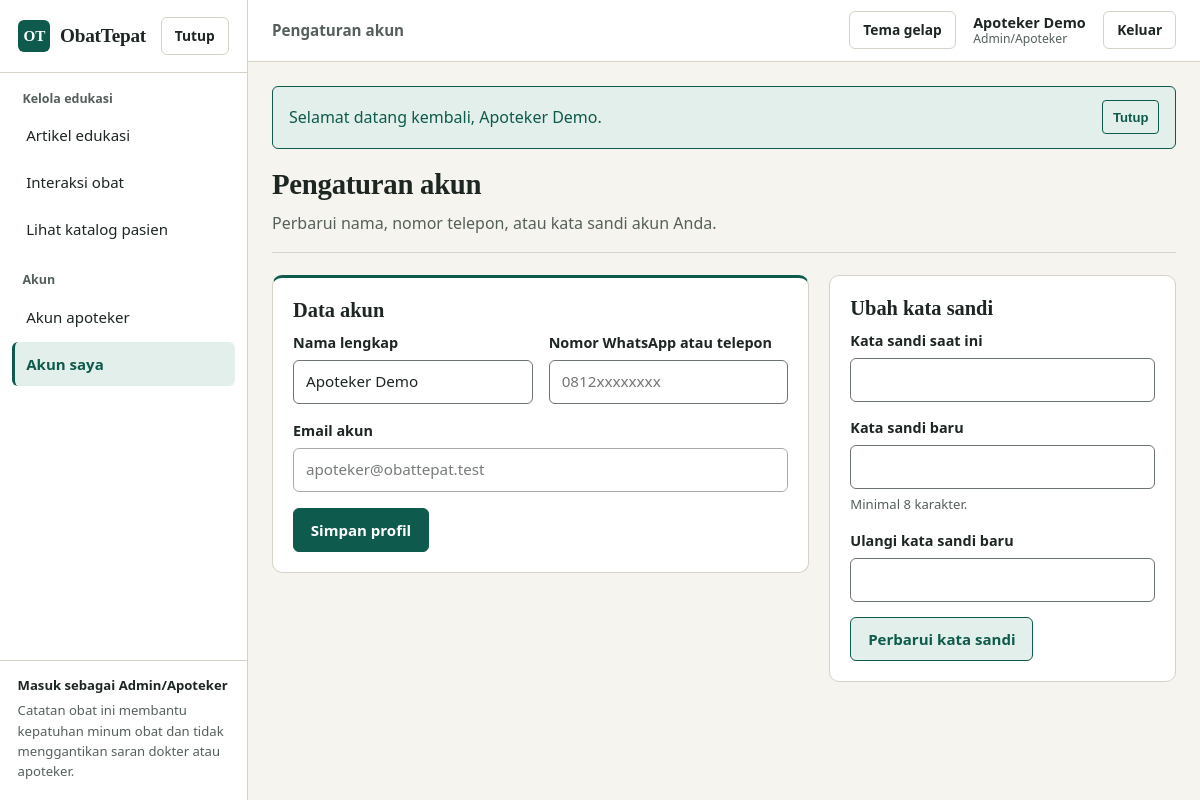
The page /auth/profile.php (signed in) on the database its author committed.
### tables this page shows
CREATE TABLE users (
    id BIGINT UNSIGNED AUTO_INCREMENT PRIMARY KEY,
    full_name VARCHAR(120) NOT NULL,
    email VARCHAR(150) NOT NULL,
    password_hash VARCHAR(255) NOT NULL,
    phone VARCHAR(25) NULL,
    role ENUM('patient', 'caregiver', 'admin') NOT NULL DEFAULT 'patient',
    is_active TINYINT(1) NOT NULL DEFAULT 1,
    created_at TIMESTAMP NOT NULL DEFAULT CURRENT_TIMESTAMP,
    updated_at TIMESTAMP NOT NULL DEFAULT CURRENT_TIMESTAMP ON UPDATE CURRENT_TIMESTAMP,
    UNIQUE KEY uq_users_email (email),
    KEY idx_users_role (role)
);

### core/view.php (called while the page is built, shortened)
<?php
function view_start(string $title, ?string $activeNav = null, array $options = []): void
{
    $pageTitle = $title;
    $user = current_user();
    $isGuest = ($options['guest'] ?? false) || $user === null;
    $navGroups = $isGuest ? [] : navigation_for($user['role']);
    require ROOT_PATH . '/templates/layouts/header.php';
}
function view_end(array $scripts = []): void
{
    require ROOT_PATH . '/templates/layouts/footer.php';
}
function navigation_for(string $role): array
{
    return match ($role) {
        'caregiver' => [
            'Pendampingan' => [
                'monitor' => ['caregivers/monitor.php', 'Pantau pasien'],
                'link' => ['caregivers/link.php', 'Tautkan pasien'],
            ],
            'Referensi' => [
                'education' => ['education/index.php', 'Edukasi obat'],
                'profile' => ['auth/profile.php', 'Akun saya'],
            ],
        ],
        'admin' => [
            'Kelola edukasi' => [
                'admin-articles' => ['education/admin/articles.php', 'Artikel edukasi'],
                'admin-interactions' => ['education/admin/interactions.php', 'Interaksi obat'],
                'education' => ['education/index.php', 'Lihat katalog pasien'],
            ],
            'Akun' => [
                'staff' => ['auth/staff.php', 'Akun apoteker'],
                'profile' => ['auth/profile.php', 'Akun saya'],
            ],
        ],
        default => [
            'Hari ini' => [
                'dashboard' => ['reports/dashboard.php', 'Beranda'],
                'schedules' => ['schedules/index.php', 'Jadwal minum'],
                'history' => ['schedules/history.php', 'Riwayat minum'],
            ],
            'Obat' => [
                'medications' => ['medications/index.php', 'Obat saya'],
                'prescriptions' => ['medications/prescriptions.php', 'Resep dokter'],
                'refills' => ['refills/index.php', 'Stok & tebus ulang'],
            ],
            'Catatan' => [
                'symptoms' => ['symptoms/index.php', 'Jurnal efek samping'],
                'report' => ['reports/medical_report.php', 'Laporan kontrol'],
            ],
            'Lainnya' => [
                'caregivers' => ['caregivers/index.php', 'Pendamping saya'],
                'education' => ['education/index.php', 'Edukasi obat'],
                'profile' => ['auth/profile.php', 'Profil kesehatan'],
            ],
        ],
    };
}
function field_attrs(array $errors, string $field): string
{
    return isset($errors[$field]) ? ' aria-invalid="true" aria-describedby="' . e($field) . '-error"' : '';
}

### config/database.php (called while the page is built)
<?php
return [
    'host' => getenv('DB_HOST') ?: '127.0.0.1',
    'port' => (int) (getenv('DB_PORT') ?: 3306),
    'name' => getenv('DB_NAME') ?: 'obattepat_db',
    'user' => getenv('DB_USER') ?: 'root',
    'pass' => getenv('DB_PASS') ?: '',
    'charset' => 'utf8mb4',
];

### core/database.php (called while the page is built, shortened)
<?php
function db(): PDO
{
    $config = require ROOT_PATH . '/config/database.php';
    $dsn = sprintf(
        'mysql:host=%s;port=%d;dbname=%s;charset=%s',
        $config['host'],
        $config['port'],
        $config['name'],
        $config['charset']
    );
    $pdo = new PDO($dsn, $config['user'], $config['pass'], [
        PDO::ATTR_ERRMODE => PDO::ERRMODE_EXCEPTION,
        PDO::ATTR_DEFAULT_FETCH_MODE => PDO::FETCH_ASSOC,
        PDO::ATTR_EMULATE_PREPARES => false,
    ]);
    $pdo->exec("SET time_zone = '" . date('P') . "'");
    return $pdo;
}
function db_one(string $sql, array $params = []): ?array
{
    $statement = db()->prepare($sql);
    $statement->execute($params);
    $row = $statement->fetch();
    return $row === false ? null : $row;
}

### core/auth.php (called while the page is built, shortened)
<?php
function current_user(): ?array
{
    static $user = false;
    if ($user !== false) {
        return $user;
    }
    $userId = (int) ($_SESSION['user_id'] ?? 0);
    $user = db_one('SELECT id, full_name, email, phone, role, is_active FROM users WHERE id = ? AND is_active = 1', [$userId]);
    return $user;
}
function home_path_for(string $role): string
{
    return match ($role) {
        'caregiver' => 'caregivers/monitor.php',
        'admin' => 'education/admin/articles.php',
        default => 'reports/dashboard.php',
    };
}
function require_auth(): array
{
    $user = current_user();
    return $user;
}

### public/auth/profile.php (the view, shortened to what this page needs)
<?php
$user = require_auth();
$isPatient = $user['role'] === 'patient';
$profile = $isPatient ? AuthService::getProfile((int) $user['id']) : $user;
$profileErrors = [];
$passwordErrors = [];
view_start($isPatient ? 'Profil kesehatan dasar' : 'Pengaturan akun', 'profile');
?>
<div class="page-header">
    <div>
        <h1><?= $isPatient ? 'Profil kesehatan dasar' : 'Pengaturan akun' ?></h1>
        <p class="page-subtitle">
            <?= $isPatient
                ? 'Data alergi, golongan darah, dan catatan khusus akan tampil di Laporan Kontrol Medis serta dapat dilihat pendamping saat darurat.'
                : 'Perbarui nama, nomor telepon, atau kata sandi akun Anda.' ?>
        </p>
    </div>
</div>
<div class="split-grid">
    <section class="panel panel-ledger">
        <h2>Data akun<?= $isPatient ? ' dan informasi medis dasar' : '' ?></h2>
        <form method="post" action="<?= e(url('auth/profile.php')) ?>" novalidate>
            <div class="form-grid">
                <div class="field">
                    <label for="full_name">Nama lengkap</label>
                    <input id="full_name" name="full_name" type="text" value="<?= e($profile['full_name'] ?? '') ?>" required<?= field_attrs($profileErrors, 'full_name') ?>>
                </div>
                <div class="field">
                    <label for="phone">Nomor WhatsApp atau telepon</label>
                    <input id="phone" name="phone" type="tel" value="<?= e($profile['phone'] ?? '') ?>" placeholder="0812xxxxxxxx"<?= field_attrs($profileErrors, 'phone') ?>>
                </div>
                <div class="field field-full">
                    <label for="email_view">Email akun</label>
                    <input id="email_view" type="email" value="<?= e($user['email']) ?>" disabled>
                </div>
            </div>
            <div class="action-row" style="margin-top:1rem;">
                <button type="submit" class="button button-primary">Simpan profil</button>
            </div>
        </form>
    </section>
    <section class="panel">
        <h2>Ubah kata sandi</h2>
        <form method="post" action="<?= e(url('auth/profile.php')) ?>" novalidate>
            <div class="field">
                <label for="current_password">Kata sandi saat ini</label>
                <input id="current_password" name="current_password" type="password" autocomplete="current-password" required<?= field_attrs($passwordErrors, 'current_password') ?>>
            </div>
            <div class="field">
                <label for="new_password">Kata sandi baru</label>
                <input id="new_password" name="new_password" type="password" autocomplete="new-password" required<?= field_attrs($passwordErrors, 'new_password') ?>>
                <p class="field-hint">Minimal 8 karakter.</p>
            </div>
            <div class="field">
                <label for="confirm_password">Ulangi kata sandi baru</label>
                <input id="confirm_password" name="confirm_password" type="password" autocomplete="new-password" required<?= field_attrs($passwordErrors, 'confirm_password') ?>>
            </div>
            <button type="submit" class="button button-secondary">Perbarui kata sandi</button>
        </form>
    </section>
</div>

### templates/layouts/header.php (shortened to what this page needs)
?><!DOCTYPE html>
<html lang="id">
<head>
    <link rel="stylesheet" href="<?= e(asset('css/app.css')) ?>">
</head>
<body class="<?= $isGuest ? 'body-guest' : 'body-app' ?>" data-base-url="<?= e(base_url()) ?>">
<?php if ($isGuest): ?>
<header class="guest-header">
    <div class="guest-header-inner">
        <a class="brand-mark" href="<?= e(url()) ?>">
            <span class="brand-seal" aria-hidden="true">OT</span>
            <span class="brand-name"><?= e(config('name')) ?></span>
        </a>
        <nav class="guest-nav" aria-label="Navigasi utama">
            <a href="<?= e(url('education/index.php')) ?>"<?= $activeNav === 'education' ? ' aria-current="page"' : '' ?>>Edukasi obat</a>
            <a href="<?= e(url('auth/login.php')) ?>"<?= $activeNav === 'login' ? ' aria-current="page"' : '' ?>>Masuk</a>
            <a class="button button-primary button-sm" href="<?= e(url('auth/register.php')) ?>">Daftar akun</a>
            <button type="button" class="button button-ghost button-sm" data-theme-toggle aria-label="Ganti tema terang atau gelap">Tema gelap</button>
        </nav>
    </div>
</header>
<main id="main-content" class="guest-main">
    <?php partial('flash_messages', ['messages' => $flashMessages]); ?>
<?php else: ?>
<div class="app-shell" data-shell>
    <?php require ROOT_PATH . '/templates/layouts/sidebar.php'; ?>
    <div class="app-workspace">
        <header class="topbar">
            <div class="topbar-left">
                <span class="topbar-title"><?= e($pageTitle) ?></span>
            </div>
            <div class="topbar-actions">
                <button type="button" class="button button-ghost button-sm" data-theme-toggle aria-label="Ganti tema terang atau gelap">Tema gelap</button>
                <a class="topbar-user" href="<?= e(url('auth/profile.php')) ?>">
                    <span class="user-name"><?= e($user['full_name']) ?></span>
                    <span class="user-role"><?= e(label('role', $user['role'])) ?></span>
                </a>
                <form method="post" action="<?= e(url('auth/logout.php')) ?>" class="inline-form">
                    <button type="submit" class="button button-ghost button-sm">Keluar</button>
                </form>
            </div>
        </header>
        <main id="main-content" class="app-main">
<?php endif; ?>

### templates/layouts/sidebar.php (shortened to what this page needs)
<aside id="app-sidebar" class="sidebar" aria-label="Navigasi aplikasi" data-sidebar>
    <div class="sidebar-top">
        <a class="brand-mark" href="<?= e(url(home_path_for($user['role']))) ?>">
            <span class="brand-seal" aria-hidden="true">OT</span>
            <span class="brand-name"><?= e(config('name')) ?></span>
        </a>
        <button type="button" class="button button-ghost button-sm mobile-close-btn" data-drawer-close aria-label="Tutup menu">Tutup</button>
    </div>
    <nav class="sidebar-nav">
        <?php foreach ($navGroups as $groupName => $items): ?>
        <div class="nav-group">
            <p class="nav-group-label"><?= e($groupName) ?></p>
            <ul>
                <?php foreach ($items as $key => [$path, $text]): ?>
                <li>
                    <a class="nav-link<?= $activeNav === $key ? ' is-active' : '' ?>" href="<?= e(url($path)) ?>"<?= $activeNav === $key ? ' aria-current="page"' : '' ?>>
                        <span><?= e($text) ?></span>
                    </a>
                </li>
                <?php endforeach; ?>
            </ul>
        </div>
        <?php endforeach; ?>
    </nav>
    <div class="sidebar-foot">
        <p class="sidebar-role-note">Masuk sebagai <?= e(label('role', $user['role'])) ?></p>
        <p class="sidebar-disclaimer">Catatan obat ini membantu kepatuhan minum obat dan tidak menggantikan saran dokter atau apoteker.</p>
    </div>
</aside>

### rows shown on the page
users: role "Admin/Apoteker", full_name "Apoteker Demo", email "apoteker@obattepat.test"

### other values the page prints
config('name') "ObatTepat"
$groupName "Kelola edukasi"
$text "Artikel edukasi"
$text "Interaksi obat"
$text "Lihat katalog pasien"
$groupName "Akun"
$text "Akun apoteker"
$text "Akun saya"
$pageTitle "Pengaturan akun"
$flash['message'] "Selamat datang kembali, Apoteker Demo."
